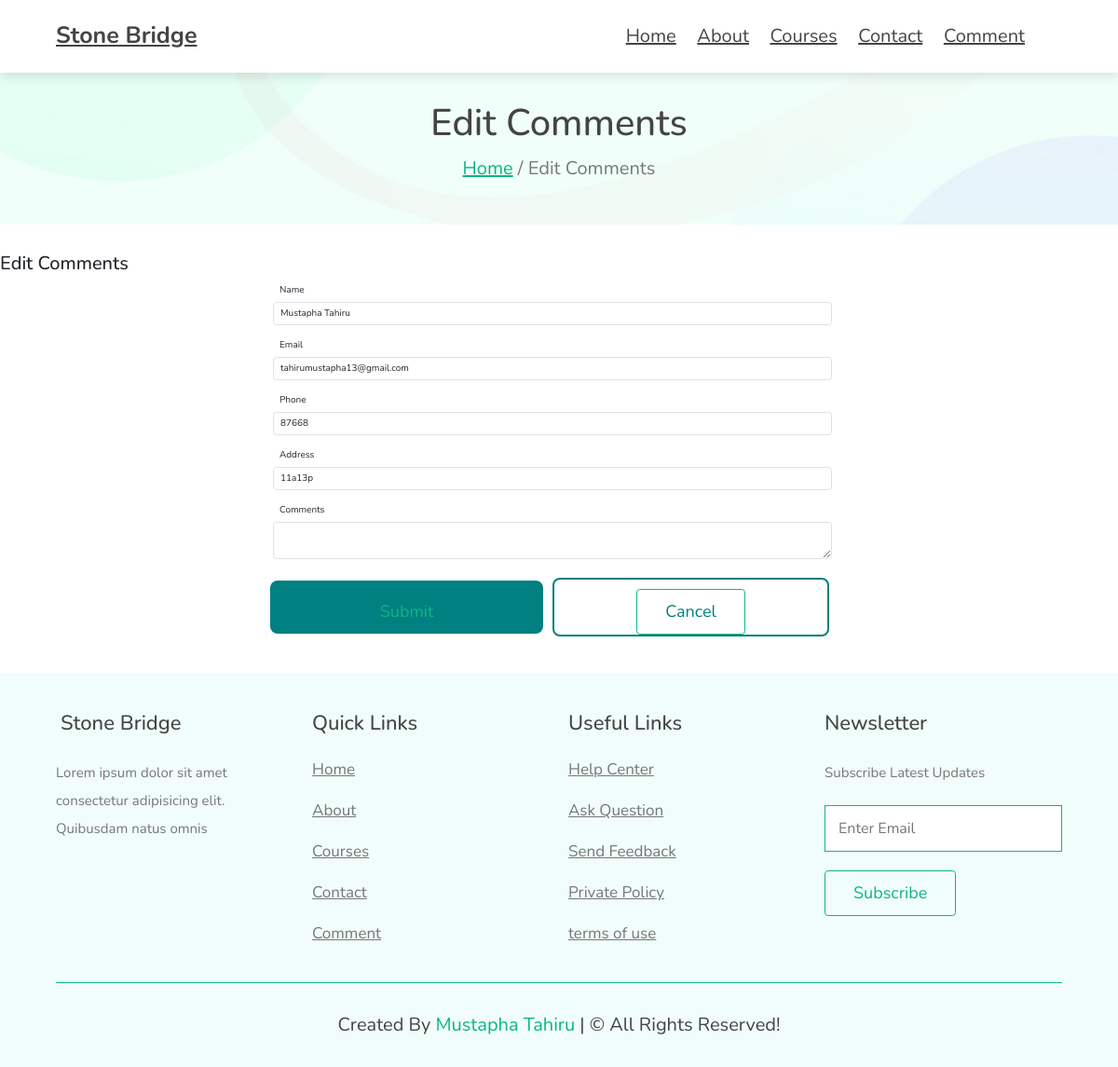
Screenshot of /edit.php?id=16 with the database file from the repository.
### tables this page shows
CREATE TABLE `client` (
  `id` int(11) NOT NULL,
  `name` varchar(100) NOT NULL,
  `email` varchar(100) NOT NULL,
  `phone` varchar(30) DEFAULT NULL,
  `address` varchar(200) DEFAULT NULL,
  `comments` varchar(2000) NOT NULL,
  `created_at` datetime NOT NULL DEFAULT current_timestamp()
);

### edit.php (the view, shortened to what this page needs)
<?php
$servername = "localhost";
$username = "root";
$password = "";
$database = "myshop";
$connection = new mysqli($servername, $username, $password,$database);
$name ="";
$email ="";
$phone = "";
$address = "";
$comments = "";
if( $_SERVER['REQUEST_METHOD'] == 'GET' ) {
      $id = $_GET['id'];
      $sql = "SELECT * FROM  client WHERE id= $id";
      $result = $connection->query($sql);
      $row = $result->fetch_assoc();
      $name = $row["name"];
      $email = $row["email"];
      $phone = $row["phone"];
      $address = $row["address"];
      $comments = $row["comments"];
}
?>
<!DOCTYPE html>
<html lang="en">
<head>
    <link rel="stylesheet" href="https://cdn.jsdelivr.net/npm/bootstrap@5.3.0-alpha1/dist/css/bootstrap.min.css">
    <link rel="stylesheet" href="php.css">
    <link rel="stylesheet" href="style.css">
</head>
<body>
    <header class="header">
      <a href="#" class="logo">
        <i class="fas fa-lightbulb"></i> Stone Bridge</a
      >
      <nav class="navBar">
        <a href="main.php">Home</a>
        <a href="about.php">About</a>
        <a href="courses.php">Courses</a>
        <a href="contact.php">Contact</a>
        <a href="comment.php">Comment</a>
      </nav>
    </header>
<section class="heading-link">
      <h3>Edit Comments</h3>
      <p><a href="index.html">Home</a> / Edit Comments</p>
    </section>
    <div class="conatiner my-5">
   <h2>Edit Comments</h2>
   <form  method="post" class="createForm" >
    <div class = 'row mb-3' >
         <label class ="col-sm-3 col-form-label">Name</label>
         <input type="text" class='form-control' name="name" value="<?php echo $name; ?>" >
    </div>
    <div class = " row mb-3" >
         <label class ="col-sm-3 col-form-label">Email</label>
         <input type="email" class='form-control' name="email" value="<?php echo $email; ?>" >
    </div>
    <div class = " row mb-3" >
         <label class ="col-sm-3 col-form-label">Phone</label>
         <input type="number" class='form-control' name="phone" value="<?php echo $phone; ?>" >
    </div>
    <div class = " row mb-3" >
         <label class ="col-sm-3 col-form-label">Address</label>
         <input type="text" class='form-control' name="address" value="<?php echo $address ?>" >
    </div>
    <div class = " row mb-3" >
         <label class ="col-sm-3 col-form-label">Comments</label>
         <textarea name="comments" type="text" class='form-control'value="<?php echo "$comments;" ?>" ></textarea>
    </div>
    <div  id="createBtnLinks" >
         <div  class="create-btn" >
               <button type="submit" class="btn btn-primary" id="createBtn" >Submit</button>
         </div>
         <div  class="cancel-btn">
               <a href="/myshop/index.php" class="btn btn-outlined" id="cancelBtn" role="button" >Cancel</a>
         </div>
    </div>
   </form>
    </div>
      <section class="footer">
      <div class="box-container">
        <div class="box">
          <h3><i class="fas fa-lightbulb"></i>Stone Bridge</h3>
          <p>
            Lorem ipsum dolor sit amet consectetur adipisicing elit. Quibusdam
            natus omnis
          </p>
          <div class="share">
          </div>
        </div>
        <div class="box">
          <h3>Quick Links</h3>
          <a href="index.html" class="link">Home</a>
          <a href="about.html" class="link">About</a>
          <a href="courses.html" class="link">Courses</a>
          <a href="contact.html" class="link">Contact</a>
          <a href="comment.html" class="link">Comment</a>
        </div>
        <div class="box">
          <h3>Useful Links</h3>
          <a href="#" class="link">Help Center</a>
          <a href="#" class="link">Ask Question</a>
          <a href="#" class="link">Send Feedback</a>
          <a href="#" class="link">Private Policy</a>
          <a href="#" class="link">terms of use</a>
        </div>
        <div class="box">
          <h3>Newsletter</h3>
          <p>Subscribe Latest Updates</p>
          <form>
            <input
              type="email"
              name="email"
              placeholder="Enter Email"
              class="email"
            />
            <input type="submit" value="Subscribe" class="btn" />
          </form>
        </div>
      </div>
      <div class="credits">
        Created by <span>Mustapha Tahiru</span> | &copy; all rights reserved!
      </div>
    </section>
</body>
</html>

### php.css (style rules this page uses)
.createForm { width: 50%; margin: 0 auto; }
.createForm div { width: 100%; }
#createBtnLinks { display: flex; align-items: center; padding: 10px; }
.create-btn { flex: 1; background-color: teal; margin-right: 10px; margin-left: -20px; border-radius: 8px; text-align: center; cursor: pointer; }
#createBtn { background-color: teal; border: none; }
.cancel-btn { flex: 1; border: 2px solid teal; border-radius: 8px; text-align: center; cursor: pointer; }
#cancelBtn { background-color: white; color: teal; }

### style.css (style rules this page uses)
* { font-family: "Nunito", sans-serif; margin: 0; padding: 0; box-sizing: border-box; outline: none; border: none; text-decoration: none; transition: all 2s linear; }
html { font-size: 62.5%; overflow-x: hidden; }
section { padding: 5rem 10%; }
.heading-link { text-align: center; background: url(./images/heading-bg.jpg) no-repeat; background-position: center; background-size: cover; }
.heading-link h3 { font-size: 4rem; text-transform: capitalize; color: #444; }
.heading-link p { font-size: 2rem; line-height: 2; color: #777; }
.heading-link p a { color: #0eb582; }
.btn { display: inline-block; margin-top: 1rem; padding: 1rem 3rem; border: 1px solid #0eb582; font-size: 1.8rem; background: #f0fdfa; color: #0eb582; cursor: pointer; }
.header { position: sticky; top: 0; left: 0; right: 0; background: #fff; box-shadow: 0 0.5rem 1rem rgba(0, 0, 0, 0.1); padding: 2rem 10%; display: flex; align-items: center; z-index: 999999; }
.header .logo { margin-right: auto; font-size: 2.5rem; text-transform: capitalize; color: #444; font-weight: bolder; }
.header .navBar { position: relative; }
.header .navBar a { margin-right: 2rem; font-size: 2rem; text-transform: capitalize; color: #444; }
.footer { background: #f0fdfa; }
.footer .box-container { display: grid; grid-template-columns: repeat(auto-fit, minmax(25rem, 1fr)); gap: 2rem; }
.footer .box-container .box h3 { font-size: 2.2rem; text-transform: capitalize; color: #444; padding: 1rem 0px; }
.footer .box-container .box .link { font-size: 1.7rem; line-height: 2; color: #777; padding: 0.5rem 0; display: block; }
.footer .box-container .box p { font-size: 1.5rem; line-height: 2; color: #777; padding: 1rem 0; }
.footer .box-container .box .email { border: 1px solid #0eb582; width: 100%; padding: 1.2rem 1.4rem; font-size: 1.6rem; margin-bottom: 1rem; }
.footer .box-container .box .share { margin-top: 1rem; }
.footer .credits { text-align: center; margin-top: 3rem; padding-top: 3rem; font-size: 2rem; text-transform: capitalize; color: #444; border-top: 1px solid #0eb582; }
.footer .credits span { color: #0eb582; }
@media (max-width: 1200px) { .header { padding: 2rem 5%; } }
@media (max-width: 1200px) { section { padding: 3rem 5%; } }

### rows the page displays
client: name "Mustapha Tahiru", email "tahirumustapha13@gmail.com", phone "87668", address "11a13p"
